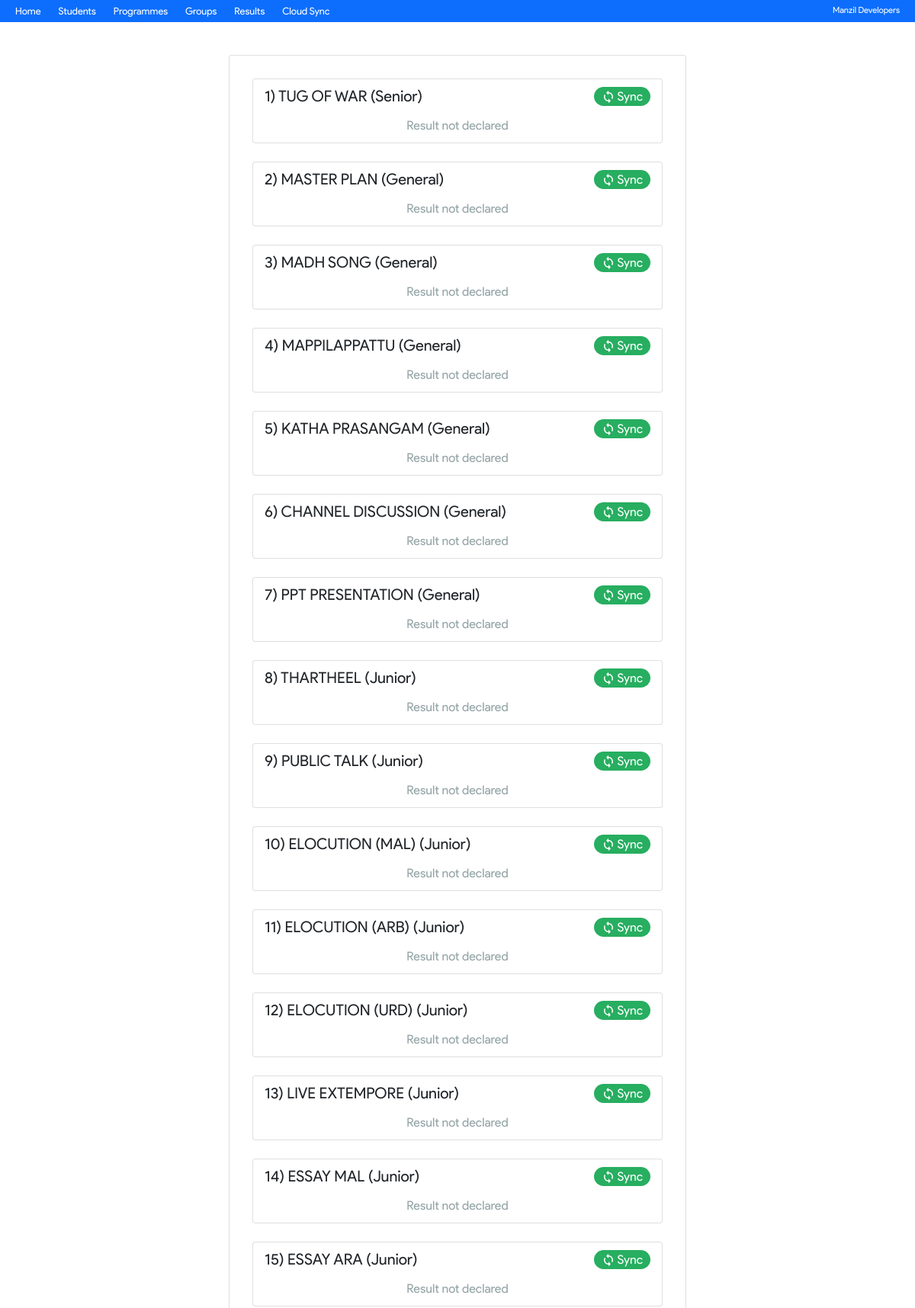
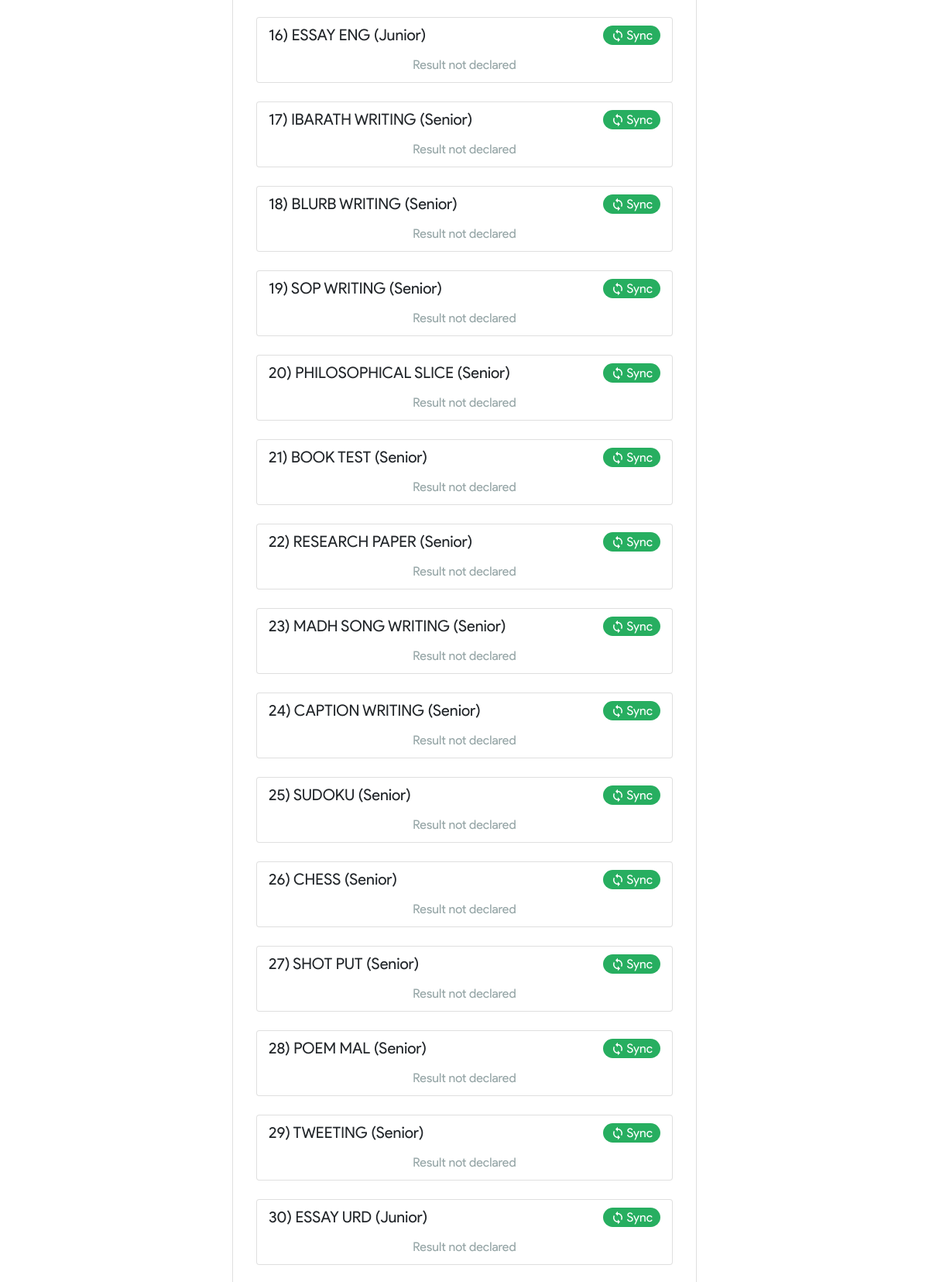
The app's page /results.php (upper part) with its own data (2 pictures, top to bottom).
### tables this page shows
CREATE TABLE `program` (
  `id` int(11) NOT NULL,
  `name` varchar(255) NOT NULL,
  `section` varchar(5) NOT NULL,
  `addedOn` timestamp NOT NULL DEFAULT current_timestamp(),
  `type` varchar(5) DEFAULT NULL,
  `isCompleted` int(1) DEFAULT NULL,
  `resultDeclared` int(1) DEFAULT NULL
);

### inc/common.php (called while the page is built, shortened)
<?php
function getSection($sec)
{
  switch ($sec) {
        case 'jr':
          return "Junior";
          break;
    case 'sr':
      return "Senior";
      break;
        case 'gn':
          return "General";
          break;
  }
}

### results.php (the view, shortened to what this page needs)
<!DOCTYPE html>
<html lang="en">
<head>
    <?php include 'inc/head.php'; ?>
    <link rel="stylesheet" href="css/style.css">
</head>
<body>
    <?php include 'inc/nav.php';
    include 'inc/common.php';
$resSQL = "SELECT * FROM  program ORDER BY resultDeclared desc, isCompleted desc";
$res = mysqli_query($conn, $resSQL);
echo '<div class="card centerCard">';
$index = 1;
if(mysqli_num_rows($res)>0){
    while($r = mysqli_fetch_assoc($res)){
        $snId = $r['id'];
        $declared = $r['resultDeclared'];
        echo'<div class="card"  style="padding:10px 15px;">';
        echo '<div class="fx">
        <h5 style="margin-bottom:15px;">'.$index.') '.$r['name'].' ('.getSection($r['section']).')</h5>
        <a id="'.$snId.'" class="syncBtn"
        style="
        background:';
        if($declared==1){
            echo'#c0392b';
                    }else{
                        echo'#27ae60';
                    }
        echo'" onClick="markDeclared('.$snId.',';
        if($declared==1){
echo'0';
        }else{
            echo'1';
        }
        echo')">';
       if($declared==1){
        echo'<img src="img/unsync.svg" style="margin-right:2px;" height="18px"> Unsync';
                }else{
                    echo'<img src="img/sync.svg" style="margin-right:2px;" height="18px"> Sync';
                }
        echo'</a></div>';
        $snSQL = "SELECT programlist.studentid, programlist.rank, students.name, students.chest, students.team FROM programlist, students
        WHERE programlist.programid = $snId AND programlist.rank>0 AND programlist.studentid = students.id ORDER BY programlist.rank";
        $snRes = mysqli_query($conn, $snSQL);
        if(mysqli_num_rows($snRes)>0){
while($r2 = mysqli_fetch_assoc($snRes)){
    echo' <div style="display:flex; margin-bottom:10px;"> <span class="rank">'.$r2['rank'].'</span>';
    echo $r2['name'].'<span class="chestNum">'.$r2['chest'].'</span> ('.strtoupper($r2['team']).')</div>';
}
        }else{
            echo'<center><font color="#95a5a6">Result not declared</font></center>';
        }
        echo'</div><br>';
        $index++;
    }
}
echo'</div>';
    ?>
</body>
</html>

### css/style.css (style rules this page uses)
body { font-family: 'MGregular'; margin: 0; }
body a { text-decoration: none; }
.centerCard { width: 50%; margin-left: 25%; padding: 30px; }

### results.php (style rules this page uses)
.syncBtn { background: #27ae60; color: #fff; padding: 5px 10px; border-radius: 50px; height: 25px; display: flex; justify-content: center; align-items: center; transition: 0.2s ease; user-select: none; }
.fx { display: flex; justify-content: space-between; }

### records on screen
program: name "TUG OF WAR", section "Senior"
program: name "MASTER PLAN", section "General"
program: name "MADH SONG", section "General"
program: name "MAPPILAPPATTU", section "General"
program: name "KATHA PRASANGAM", section "General"
program: name "CHANNEL DISCUSSION", section "General"
program: name "PPT PRESENTATION", section "General"
program: name "THARTHEEL", section "Junior"
program: name "PUBLIC TALK", section "Junior"
program: name "ELOCUTION (MAL)", section "Junior"
program: name "ELOCUTION (ARB)", section "Junior"
program: name "ELOCUTION (URD)", section "Junior"
program: name "LIVE EXTEMPORE", section "Junior"
program: name "ESSAY MAL", section "Junior"
program: name "ESSAY ARA", section "Junior"
program: name "ESSAY ENG", section "Junior"
program: name "IBARATH WRITING", section "Senior"
program: name "BLURB WRITING", section "Senior"
program: name "SOP WRITING", section "Senior"
program: name "PHILOSOPHICAL SLICE", section "Senior"
program: name "BOOK TEST", section "Senior"
program: name "RESEARCH PAPER", section "Senior"
program: name "MADH SONG WRITING", section "Senior"
program: name "CAPTION WRITING", section "Senior"
program: name "SUDOKU", section "Senior"
program: name "CHESS", section "Senior"
program: name "SHOT PUT", section "Senior"
program: name "POEM MAL", section "Senior"
program: name "TWEETING", section "Senior"
program: name "ESSAY URD", section "Junior"
